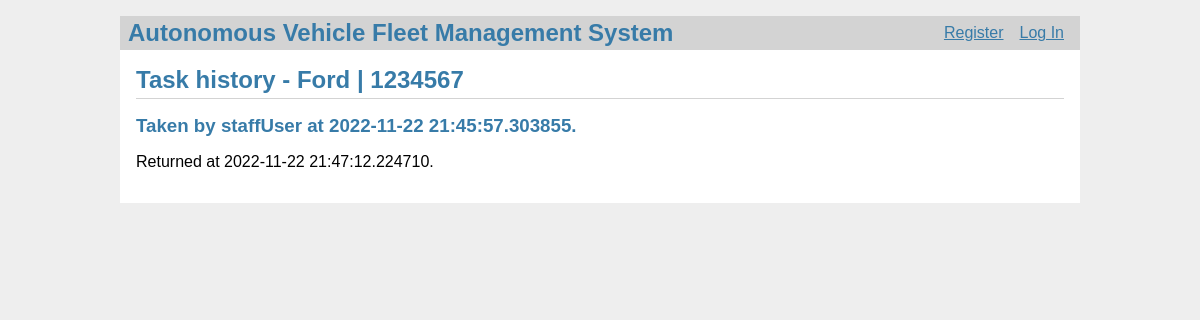
/vehicles/task_history?vid=1, run on the app's committed database.
### models.py (models this page shows, shortened)
class Vehicle(db.Model):
    id = db.Column(db.Integer, primary_key=True)
    manufacturer = db.Column(db.String(80), unique=False, nullable=False)
    license_plate_number = db.Column(
        db.String(80), unique=True, nullable=False)
    user_id = db.Column(db.Integer, nullable=True)
    available = db.Column(db.Boolean, unique=False,
                          nullable=False, default=True)

class VehicleTask(db.Model):
    id = db.Column(db.Integer, primary_key=True)
    vehicle_id = db.Column(db.Integer, nullable=False)
    user_id = db.Column(db.Integer, nullable=False)
    completed = db.Column(db.Boolean, unique=False,
                          nullable=False, default=False)
    start_time = db.Column(db.DateTime, nullable=False)
    end_time = db.Column(db.DateTime, nullable=True)

class User(db.Model):
    id = db.Column(db.Integer, primary_key=True)
    username = db.Column(db.String(80), unique=True, nullable=False)
    password = db.Column(db.String(80), unique=True, nullable=False)
    role = db.Column(db.String(80), unique=False, nullable=False)

### vehicles.py (the view)
@bp.route('/task_history', methods=('GET', 'POST'))
def task_history():
    vid = request.args.get('vid')
    vehicle = Vehicle.query.filter_by(id=vid).first()
    tasks = VehicleTask.query.filter_by(vehicle_id=vid).all()
    users = {
        user.id: user for user in
        User.query.filter(User.id.in_(
            [task.user_id for task in tasks]
        )).all()
    }
    return render_template('vehicles/task_history.html', vehicle=vehicle, tasks=tasks, users=users)

### auth.py (called while the page is built)
@bp.before_app_request
def load_logged_in_user():
    user_id = session.get('user_id')
    if user_id is None:
        g.user = None
    else:
        g.user = User.query.filter_by(id=user_id).first()

### templates/vehicles/task_history.html (shortened to what this page needs)
{% extends 'base.html' %}
{% block header %}
<h1>Task history - {% block title %}{{ vehicle.manufacturer }} | {{ vehicle.license_plate_number }}{% endblock %}</h1>
{% endblock %}
{% block content %}
{% for t in tasks %}
<article class="task">
    <header>
        <div>
            <h1>Taken by {{ users[t.user_id].username }} at {{ t.start_time }}.</h1>
            {% if t.end_time %}
            <p>Returned at {{ t.end_time }}.</p>
            {% else %}
            <p>Not yet returned.</p>
            {% endif %}
        </div>
    </header>
</article>
{% endfor %}
{% endblock %}

### static/style.css (style rules this page uses)
h1 { font-family: sans-serif; color: #377ba8; margin: 1rem 0; }
.content>header h1 { flex: auto; margin: 1rem 0 0.25rem 0; }

### data on the page
Vehicle: manufacturer "Ford", license_plate_number "1234567"
VehicleTask: start_time "2022-11-22 21:45:57.303855", end_time "2022-11-22 21:47:12.224710"
User: username "staffUser"
